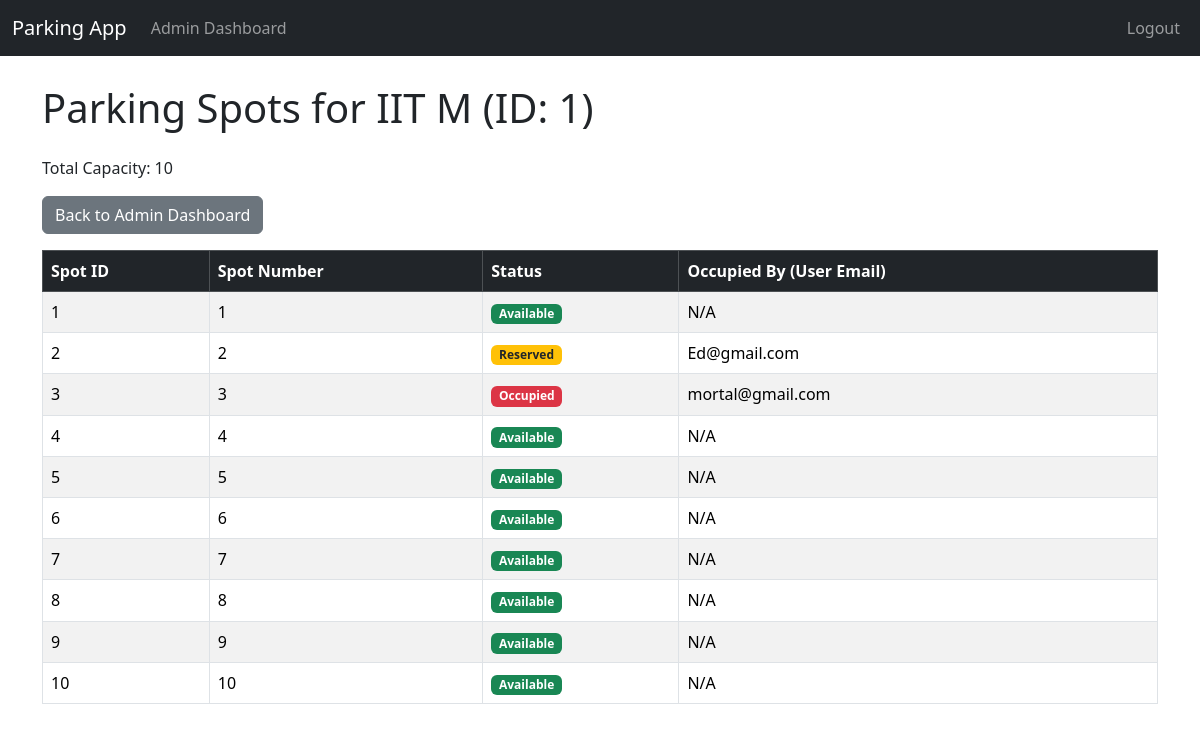
The page /admin/parking_lot/1/spot (signed in) on the database its author committed.
### project_app/models.py (models this page shows, shortened)
class ParkingLot(db.Model):
    id = db.Column(db.Integer,primary_key=True)
    prime_location_name = db.Column(db.String(120),nullable=False,unique=True)
    price_per_unit_time = db.Column(db.Float,nullable=False)
    address = db.Column(db.String(200),nullable=False)
    pin_code = db.Column(db.String(10),nullable=False)
    maximum_number_of_spots = db.Column(db.Integer,nullable=False)
    spots = db.relationship('ParkingSpot',backref = 'parking_lot', lazy = True, cascade = 'all, delete-orphan')

class ParkingSpot(db.Model):
    id = db.Column(db.Integer, primary_key=True)
    lot_id = db.Column(db.Integer, db.ForeignKey('parking_lot.id'), nullable=False)
    spot_number = db.Column(db.Integer, nullable=False)
    status = db.Column(db.String(20), nullable=False, default='available')
    user_id = db.Column(db.Integer, db.ForeignKey('user.id'), nullable=True)
    reservations = db.relationship('Reservation', backref='parking_spot', lazy=True, cascade='all, delete-orphan')

class User(db.Model, UserMixin):
    id = db.Column(db.Integer, primary_key=True)
    email_id = db.Column(db.String(120), nullable=False, unique=True)
    password_hash = db.Column(db.String(255), nullable=False)
    fullname = db.Column(db.String(120))
    address = db.Column(db.String(200))
    pin_code = db.Column(db.String(10))
    reservations = db.relationship('Reservation', backref='reserving_user',cascade='all, delete-orphan',lazy=True)
    user_occupied_spot = db.relationship('ParkingSpot', backref='occupied_by_user', uselist=False, foreign_keys='ParkingSpot.user_id',lazy=True)

### project_app/routes.py (the view)
@main.route('/admin/parking_lot/<int:lot_id>/spot')
@login_required
def view_parking_spot(lot_id):
    if not isinstance(current_user, Admin):
        flash('You must be an administrator to access this page.','danger')
        return redirect(url_for('main.user_dashboard'))
    parking_lot = ParkingLot.query.get_or_404(lot_id)
    parking_spots = ParkingSpot.query.filter_by(lot_id=lot_id).order_by(ParkingSpot.spot_number.asc()).all()
    spots_data = []
    for spot in parking_spots:
        user_email = "N/A"
        if spot.user_id:
            if spot.occupied_by_user:
                user_email = spot.occupied_by_user.email_id
            else:
                user_email = "User not found"
        spots_data.append({
            'spot_id': spot.id,
            'spot_number': spot.spot_number,
            'status': spot.status,
            'occupied_by': user_email,
        })
    return render_template('view_parking_spot.html',
                           parking_lot=parking_lot,
                           spots_data=spots_data)

### project_app/templates/view_parking_spot.html (shortened to what this page needs)
{% extends "base.html" %}
{% block content %}
    <h1 class="mb-4">Parking Spots for {{ parking_lot.prime_location_name }} (ID: {{ parking_lot.id }})</h1>
    <p>Total Capacity: {{ parking_lot.maximum_number_of_spots }}</p>
    <a href="{{ url_for('main.admin_dashboard') }}" class="btn btn-secondary mb-3">Back to Admin Dashboard</a>
    {% if spots_data %}
        <div class="table-responsive">
            <table class="table table-striped table-bordered">
                <thead class="table-dark">
                    <tr>
                        <th>Spot ID</th>
                        <th>Spot Number</th>
                        <th>Status</th>
                        <th>Occupied By (User Email)</th>
                    </tr>
                </thead>
                <tbody>
                    {% for spot in spots_data %}
                        <tr>
                            <td>{{ spot.spot_id }}</td>
                            <td>{{ spot.spot_number }}</td>
                            <td>
                                {% if spot.status == 'available' %}
                                    <span class="badge bg-success">{{ spot.status | title }}</span>
                                {% elif spot.status == 'occupied' %}
                                    <span class="badge bg-danger">{{ spot.status | title }}</span>
                                {% elif spot.status == 'reserved' %}
                                    <span class="badge bg-warning text-dark">{{ spot.status | title }}</span>
                                {% else %}
                                    <span class="badge bg-secondary">{{ spot.status | title }}</span>
                                {% endif %}
                            </td>
                            <td>{{ spot.occupied_by }}</td>
                        </tr>
                    {% endfor %}
                </tbody>
            </table>
        </div>
    {% else %}
        <p>No parking spots found for this lot.</p>
    {% endif %}
{% endblock %}

### project_app/templates/base.html (style rules this page uses)
body { padding-top:60px; }

### rows shown on the page
ParkingLot: prime_location_name "IIT M", id "1", maximum_number_of_spots "10"
ParkingSpot: spot_id "1", spot_number "1", status "Available", occupied_by "N/A"
ParkingSpot: status "Reserved"
User: occupied_by "Ed@gmail.com"
ParkingSpot: status "Occupied"
User: occupied_by "mortal@gmail.com"
ParkingSpot: spot_id "4", spot_number "4", status "Available", occupied_by "N/A"
ParkingSpot: spot_id "5", spot_number "5", status "Available", occupied_by "N/A"
ParkingSpot: spot_id "6", spot_number "6", status "Available", occupied_by "N/A"
ParkingSpot: spot_id "7", spot_number "7", status "Available", occupied_by "N/A"
ParkingSpot: spot_id "8", spot_number "8", status "Available", occupied_by "N/A"
ParkingSpot: spot_id "9", spot_number "9", status "Available", occupied_by "N/A"
ParkingSpot: spot_id "10", spot_number "10", status "Available", occupied_by "N/A"

### other values the page prints
{{ spot.spot_id }} "2" "3"
{{ spot.spot_number }} "2" "3"
